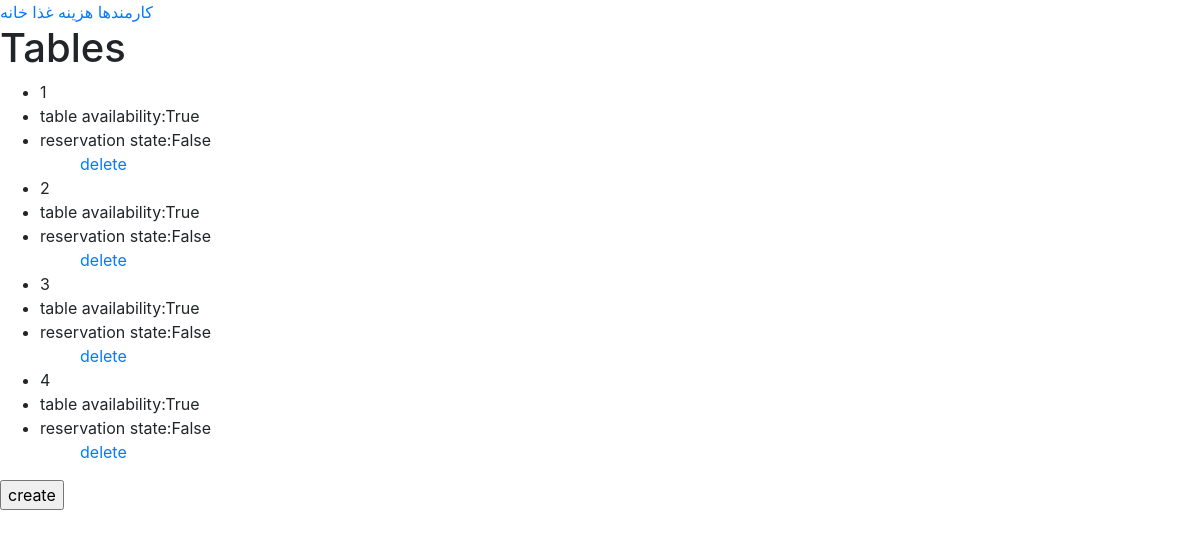
Page /restaurant_ad/TableHome_detail (signed in) on the committed database.
### restaurant_admin/models.py (models this page shows, shortened)
class Table(models.Model):
    table_number = models.IntegerField(primary_key=True)
    table_availability = models.BooleanField(default=True)
    reservation_state = models.BooleanField(default=False)

### restaurant_admin/views.py (the view)
# urls.py: path(r'TableHome_detail',views.TableHomeDetailView.as_view(), name='TableHome_detail'),
@method_decorator(login_required, name='dispatch')
class TableHomeDetailView(SpecialView):
    template_name = 'restaurant_admin/TableHomedetail.html'
    form= forms.TableForm
    model = models.Table
    fields='__all__'
    create_form=None
    create_bool = False
    update_form=None
    chosen_object=None

### restaurant_admin/views.py (called while the page is built)
    def get(self,*args,**kwargs):
        self.queryset=self.model.objects.all()
        return render(self.request, self.template_name,context={'object_list':self.queryset,
                                                             'chosen_object': self.chosen_object,
                                                             'update_form': self.update_form,
                                                             'create_form':self.create_form,
                                                             'create_bool':self.create_bool})

### templates/restaurant_admin/TableHomedetail.html (shortened to what this page needs)
<!DOCTYPE html>
{% load staticfiles %}
<html lang="en">
<head>
    <link rel="stylesheet" href="{% static 'Restaurant_admin/assets/bootstrap/css/bootstrap.min.css' %}">
    <link rel="stylesheet" href="{% static 'Restaurant_admin/css/table_main.css'%}">
</head>
<body>
    <header>
        <a href="{% url 'restaurant_admin:WorkerHome_detail' %}">کارمندها</a>
        <a href="{% url 'restaurant_admin:CostHome_detail' %}">هزینه</a>
        <a href="{% url 'restaurant_admin:FoodHome_detail' %}">غذا</a>
        <a href="{% url 'restaurant_admin:admin_home' %}">خانه</a>
    </header>
    <main class="main_content">
        <h1>Tables</h1>
        <ul>
            {% for table in object_list %}
            <li>{{ table.table_number }}</li>
            <li>table availability:{{ table.table_availability  }}</li>
            <li>reservation state:{{ table.reservation_state }}</li>
            <ul><a href="{% url 'restaurant_admin:Table_delete' pk=table.pk %}">delete</a></ul>
            {% empty %}
            <li>No Table yet.</li>
            {% endfor %}
        </ul>
        <form method="post">
            <p><input type="submit" name="create" value="create"></p>
        </form>
    </main>
</body>
</html>

### rows in the picture
Table: table_number "1", table_availability "True", reservation_state "False"
Table: table_number "2", table_availability "True", reservation_state "False"
Table: table_number "3", table_availability "True", reservation_state "False"
Table: table_number "4", table_availability "True", reservation_state "False"
